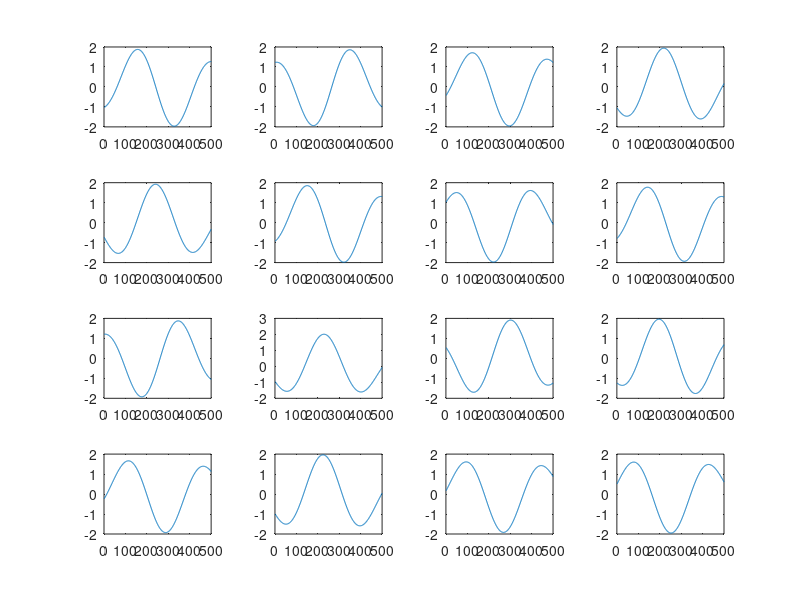

Write the MATLAB code that produced this figure. (Note: this script raises an error after producing the figure.)
Phi = load('pre_phi.mat');
Phi = Phi.Phi;
[N M w] = size(Phi);

for i = 1:N
    figure(i)
    for j=1:M;
        subplot(4,4,j)
        plot(reshape(Phi(i, j, :), 1, w));
        xlim([0 500]);
    end
    suptitle(strcat('Electrode #', int2str(i)));
end